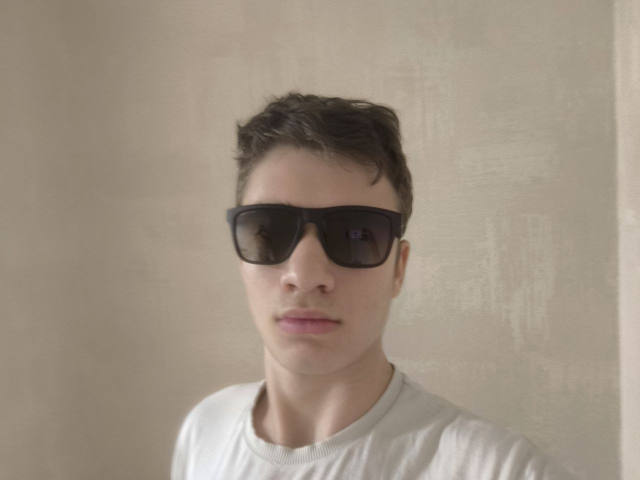
#> input picture images/me.jpg, 1280 x 960 px (shown at 1/2 size)
$ python HW_lesson_3.py
#> lines starting #> are read from the running program, lines starting #| are printed output that depends on the picture
import cv2

img = cv2.imread("images/me.jpg")
#> img is the input picture: shape (960, 1280, 3); mean B, G, R 130.3, 145.2, 158
img = cv2.resize(img, (img.shape[1] // 2, img.shape[0] // 2))
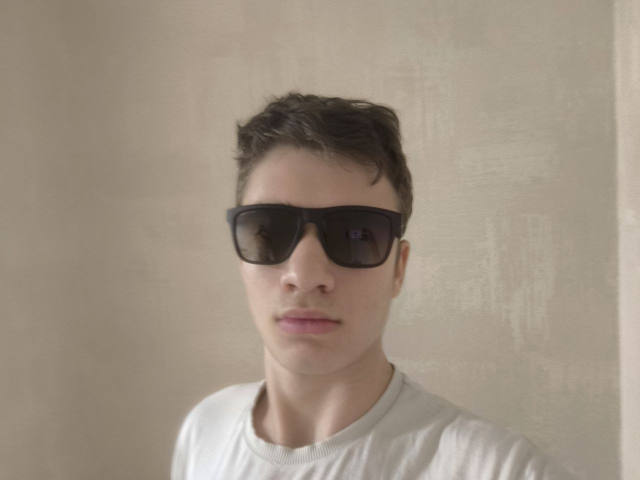
#> img: shape (480, 640, 3); mean B, G, R 130.4, 145.3, 158.1

cv2.rectangle(img, (0, 0), (img.shape[1], img.shape[0]), (255, 255, 0), 10)
cv2.putText(img, 'Bogdan Parkhomchuk', (img.shape[1] // 10, img.shape[0] - 10), cv2.FONT_HERSHEY_SIMPLEX, 1.5, (0, 0, 0), 2)
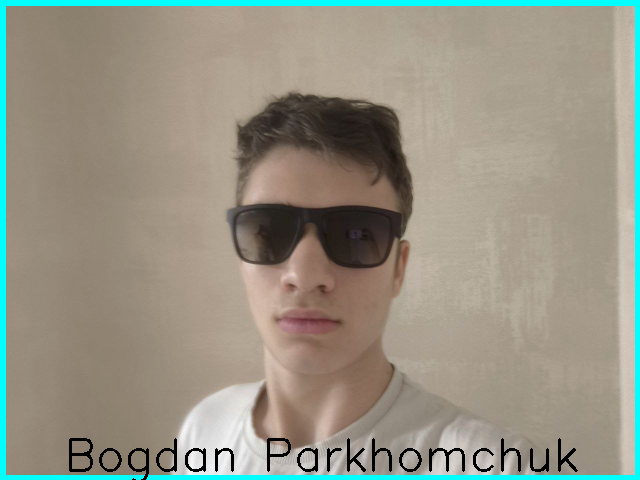
#> img: shape (480, 640, 3); mean B, G, R 133, 147.3, 149.4
cv2.imshow('key', img)
cv2.waitKey(0)
cv2.destroyAllWindows()
